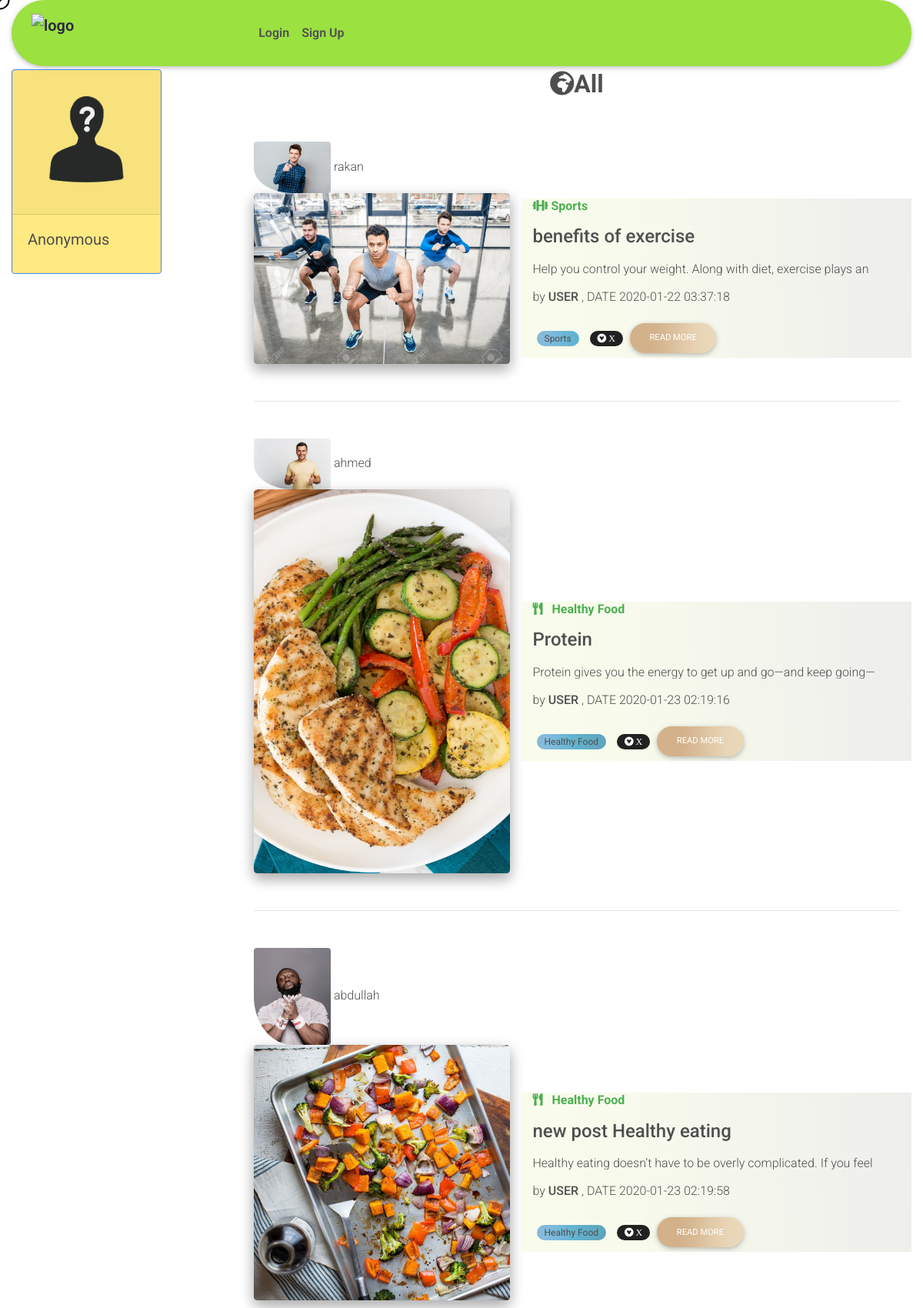
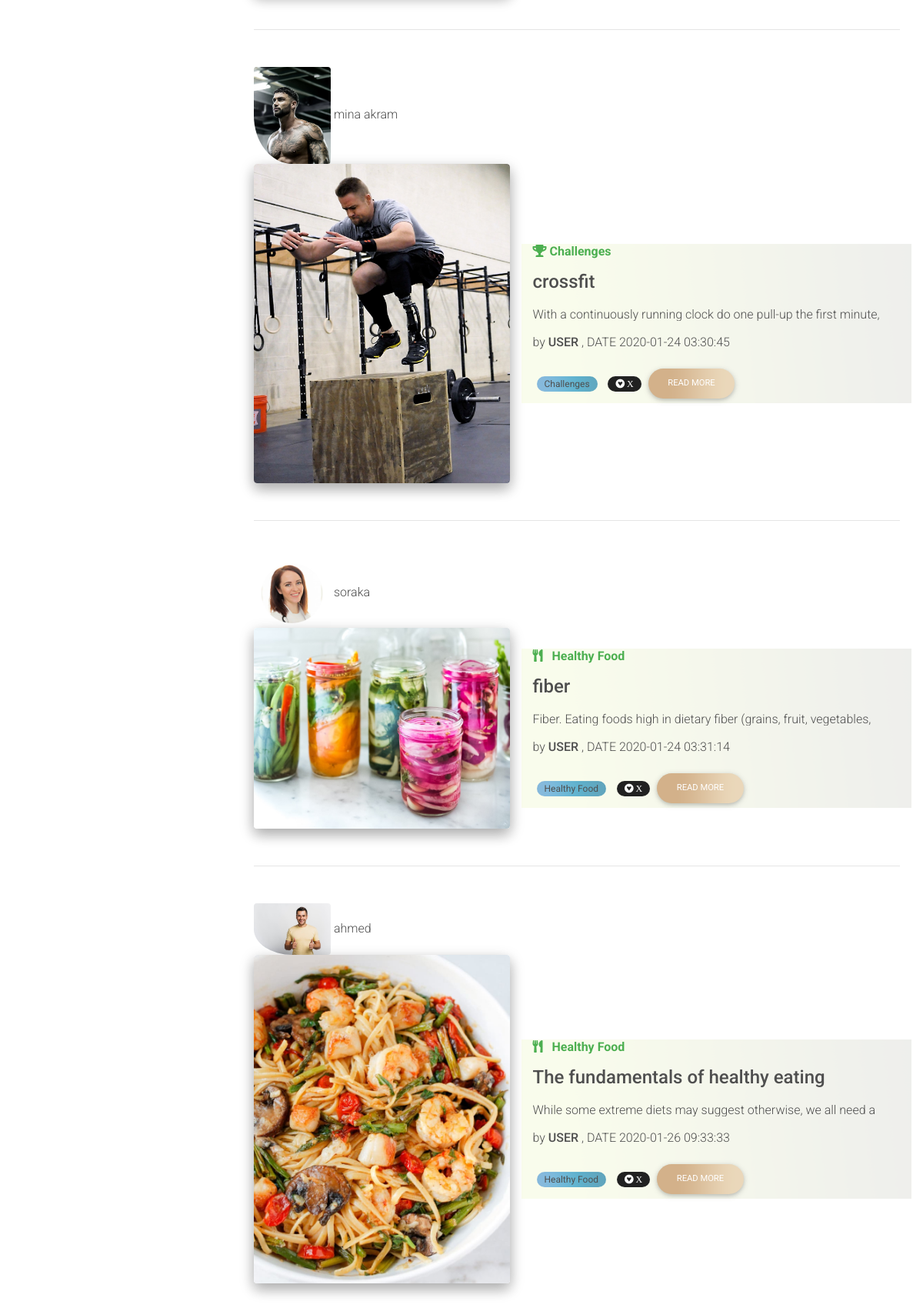
The page /filesNotNeededForNow/index.php (upper part) on the database its author committed (2 pictures, top to bottom).
### tables this page shows
CREATE TABLE `posts` (
  `post_id` int(10) NOT NULL,
  `post_title` varchar(100) NOT NULL,
  `post_content` text NOT NULL,
  `user_id` int(10) NOT NULL,
  `user_name` varchar(50) NOT NULL,
  `user_image` varchar(200) NOT NULL,
  `user_type` varchar(10) NOT NULL,
  `post_image` varchar(200) NOT NULL,
  `post_date` datetime NOT NULL,
  `category_name` varchar(50) NOT NULL,
  `post_privacy` varchar(20) NOT NULL DEFAULT 'public'
);

### filesNotNeededForNow/index.php (the view, shortened to what this page needs)
<!doctype html>
<html>
<html>
	<head>
		<link rel="stylesheet" href="https://use.fontawesome.com/releases/v5.11.2/css/all.css">
		<link rel="stylesheet" href="css/bootstrap.min.css">
		<link rel="stylesheet" href="css/mdb.min.css">
		<link rel="stylesheet" href="css/style.css">
		<link rel="stylesheet" href="css/kursor.css">
	</head>
	<body class="bg">
		<div class="container-fluid">
				<nav class="mb-1 navbar navbar-expand-lg navbar-dark rounded-pill  hf" style='font-weight: 600;   ' id="home" data-target="#home">
					<div class="view overlay zoom navbar-brand">
						<a class="navbar-brand" href="#"><img src="img/lllloooooooooogpoooooooooooo.png" alt="logo" style="height: 50px; padding-left: 10px;"></a>
					</div>
					<div class="collapse navbar-collapse " id="navbarSupportedContent-333">
							<ul id="menu " class="navbar-nav mr-auto " >
							<?php
								if(isset($_SESSION["mode"])){
									if($_SESSION["userType"] == "U"){
										$userName = $_SESSION['userName'];
										$image = $_SESSION['imageLink'];
									}
									else{
										$userName = $_SESSION['doctorName'];
										$image = $_SESSION['imageLink'];
									}
									echo "
												<li  class='nav-item active txtclr'> <a  id='ap' class='nav-link' href='pages/allPosts.php'>All Posts</a> </li>
											</ul>
										<ul class='navbar-nav ml-auto nav-flex-icons mr-auto' >
											<li class='nav-item dropdown'>
												<a class='nav-link dropdown-toggle txtclr ' id='navbarDropdownMenuLink-333' data-toggle='dropdown' aria-haspopup='true' aria-expanded='false'>
													<i class='fas fa-user txtclr '></i>
												</a>
												<div class='dropdown-menu dropdown-menu-right dropdown-default '	aria-labelledby='navbarDropdownMenuLink-333'>
													<a class='txtclr dropdown-item' href='pages/userPage.php'>profile</a>
													<a class='dropdown-item txtclr ' href='pages/logout.php'>log out</a>
													<a class='dropdown-item txtclr ' href='#!'> <i class='fas fa-bug'></i> report bug</a>
												</div>
											</li>
										</ul>
									";
								}
								else{
									echo "
													<li  class='nav-item align-self-center '> <a  class='txtclr nav-link' href='pages/login.php'> Login</a> </li>
													<li  class='nav-item align-self-center '> <a  class='txtclr nav-link' href='pages/signUp.php'>Sign Up</a> </li>
												</ul>
											</div>
									";
								}
							?>
						</div>
			<div class="container-fluid">
					<div class="card border-primary mb-3 sticky  col-md-2 float-left cc" style="
    padding: 0;
" >
						<div class="card-header view overlay ">
							<?php
								if(isset($_SESSION["mode"])){
									if($_SESSION["userType"] == "U"){
										$userName = $_SESSION['userName'];
										$image = $_SESSION['imageLink'];
										$notes = $_SESSION['notes'];
										echo "
													<img src='$image' class='rounded-right rounded-top sizze-90 img-fluid ziad'   alt='userphoto'/>
													<div class='mask rgba-stylish-light rounded-right rounded-top' style='border-radius: 30%;'>
													</div>
												</div>
												<div class='card-body text-primary'>
													<h5 class='card-title '><a class='txtclr' href='pages/userPage.php'>$userName</a></h5>
													<p class='card-text '>Doctor Notes : $notes</p>
												</div>
											</div>
										";
									}
									else{
										$userName = $_SESSION['doctorName'];
										$image = $_SESSION['imageLink'];
										echo "
													<img src='$image' class='rounded-right rounded-top sizze-90 img-fluid ziad'   alt='userphoto'/>
													<div class='mask rgba-stylish-light rounded-right rounded-top' style='border-radius: 30%;'>
													</div>
												</div>
												<div class='card-body text-primary'>
													<h5 class='card-title '><a class='txtclr' href='pages/doctorPage.php'>$userName</a></h5>
												</div>
											</div>
										";
									}
								}
								else{
									echo "
												<img src='projectImages/anonymous.png' class='rounded-right rounded-top ziad sizze-90 img-fluid'   alt='userphoto'/>
												<div class='mask rgba-stylish-light rounded-right rounded-top' style='border-radius: 30%;'>
												</div>
											</div>
											<div class='card-body text-primary'>
												<h5 class='card-title txtclr'>Anonymous</h5>
											</div>
										</div>
									";
								}
							?>
						</div>
					<div class="col-md-9 float-right" >
						<?php
							require("phpIncludes/initConnection.php");
							$icon = "";
							$cat = "";
							if(isset($_GET["category"]) and $_GET["category"] != "All"){
								$category = $_GET["category"];
								$query = "select * from posts where `category_name`='$category' and `post_privacy` = 'public'";
								$cat = $_GET['category'];
								if($cat == "Challenges"){
									$icon = 'fas fa-trophy';
								}
								else if($cat == "Sports"){
									$icon = 'fas fa-dumbbell';
								}
								else if($cat == "Healthy Food"){
									$icon = 'fas fa-utensils pr-2';
								}
							}
							else{
								$query = "select * from posts where post_privacy='public'";
								$icon = 'fas fa-globe-africa';
								$cat = "All";
							}
							$data = mysqli_query($conn, $query);
							if(mysqli_num_rows($data) != 0){
								echo "
									<h2 class='text-center font-weight-bold mb-4 pb-2 txtclr'><i class='$icon'></i>$cat</h2>
								";
								while($row = mysqli_fetch_array($data))
								{
									$postTitle = $row["post_title"];
									$postContent = $row["post_content"];
									$userName = $row["user_name"];
									$userImage = $row["user_image"];
									$postImage = $row["post_image"];
									$postDate = $row["post_date"];
									$categoryName = $row["category_name"];
									if($categoryName == "Challenges"){
										$icon = 'fas '.'fa-trophy';
									}
									else if($categoryName == "Sports"){
										$icon = 'fas '.'fa-dumbbell';
									}
									else if($categoryName == "Healthy Food"){
										$icon = 'fas '.'fa-utensils '.'pr-2';
									}
									else{
										$icon = 'fas '.'fa-globe-africa';
									}
									echo"
											<div class=' mt-5'>
												<div class='container mt-5'
														<section class='txtclr'>
															<img src='$userImage' name'username' class='rounded-right rounded-top sizze-90'   alt='userphoto'>
															<label for='username' >$userName</label>
																<div class='row align-items-center'>
																		<div class='col-lg-5'>
																			<div class='view overlay rounded z-depth-2 mb-lg-0 mb-4 zoom bgsize'>
																				<img class='img-fluid rounded'  src='$postImage' alt='Sample image'>
																				<a>
																				<div class='mask rgba-white-slight flex-center'></div>
																				</a>
																			</div>
																		</div>
																		<div class='col-lg-7 xxxx'style='background-image:url(img/postbg.png); background-size;cover; ' >
																					<a href='#' class='green-text'>
																						<h6 class='font-weight-bold mb-3'>
																							<i class='$icon'></i> $categoryName
																						</h6>
																					</a>
																					<h4 class='font-weight-bold mb-3'><strong>$postTitle</strong></h4>
																					<p   class='reveal-closed roadmap'  > $postContent </p>
																					<p>by <a><strong>USER </strong></a>, DATE $postDate</p>
																					<a class='trigger teal lighten-4 deep-blue-gradient' style='background-image: url(img/bggg1.png); '>$categoryName</a>
																					<a class='trigger  lighten-4  badge-dark'><i class='fab fa-gratipay'> X</i></a>
																					<a class='btn btn-success btn-md btn-rounded mx-0 rounded-pill RM' style='background-image: url(img/bggg22.png);background-size: cover;'>Read more</a>
																		</div>
																</div>
															<hr class='my-5'>
														</section>
												</div>
											</div>
									";
								}
							}
							else{
								echo "No Data Found";
							}
						?>
					</div>
	</body>
</html>

### filesNotNeededForNow/index.php (style rules this page uses)
html { cursor: none !important; }
a { cursor: none !important; }
.sizze-90 { width: 100px; border-radius: 50%; }
.trigger { padding: 1px 10px; font-size: 12px; font-weight: 400; border-radius: 10px; background-color: #eee; color: #212121; display: inline-block; margin: 2px 5px; }
.hoverable, .trigger { transition: box-shadow 0.55s; box-shadow: 0; }
.hf { background-color: #9be140; color: #29263F; }
body { background-color: #f8f5ead0; background: -webkit-linear-gradient(to top, #FFFFFF, #ECE9E6); background: linear-gradient(to top, #FFFFFF, #ECE9E6); color: #29263F; background-image: url(img/bg2.png); background-attachment: fixed; }
.navbar-dark .navbar-brand { color: #29263F; }
.navbar.navbar-dark .breadcrumb .nav-item .nav-link, .navbar.navbar-dark .navbar-nav .nav-item .nav-link { color: #29263F; transition: .40s; }
.bgsize { background-size: contain; max-width:400px; height:auto; object-fit: contain; }
.btn-success { background-color: #D3B18B !important; }
.card { position: relative; display: -ms-flexbox; display: flex; -ms-flex-direction: column; flex-direction: column; min-width: 0; word-wrap: break-word; background-color: rgba(255, 213, 0, 0.493); background-clip: border-box; border: 1px solid rgba(0,0,0,.125); border-radius: .25rem; }
.txtclr { color: #4f4f4f !important; }
.reveal-closed { overflow: hidden; height: 20px; }
.navbar-nav { padding-left: 200px; }
.ziad { border-radius: 30%; max-height: 100; width: 100%; object-fit: contain; }

### rows shown on the page
posts: user_image (picture), user_name "rakan", post_image (picture), category_name "Sports", post_title "benefits of exercise", post_content "Help you control your weight. Along with diet, exercise plays an…", post_date "2020-01-22 03:37:18"
posts: user_image (picture), user_name "ahmed", post_image (picture), category_name "Healthy Food", post_title "Protein", post_content "Protein gives you the energy to get up and go—and keep…", post_date "2020-01-23 02:19:16"
posts: user_image (picture), user_name "abdullah", post_image (picture), category_name "Healthy Food", post_title "new post Healthy eating", post_content "Healthy eating doesn’t have to be overly complicated. If you feel…", post_date "2020-01-23 02:19:58"
posts: user_image (picture), user_name "mina akram", post_image (picture), category_name "Challenges", post_title "crossfit", post_content "With a continuously running clock do one pull-up the first minute,…", post_date "2020-01-24 03:30:45"
posts: user_image (picture), user_name "soraka", post_image (picture), category_name "Healthy Food", post_title "fiber", post_content "Fiber. Eating foods high in dietary fiber (grains, fruit, vegetables,…", post_date "2020-01-24 03:31:14"
posts: user_image (picture), user_name "ahmed", post_image (picture), category_name "Healthy Food", post_title "The fundamentals of healthy eating", post_content "While some extreme diets may suggest otherwise, we all need a…", post_date "2020-01-26 09:33:33"

### other values the page prints
$cat "All"
